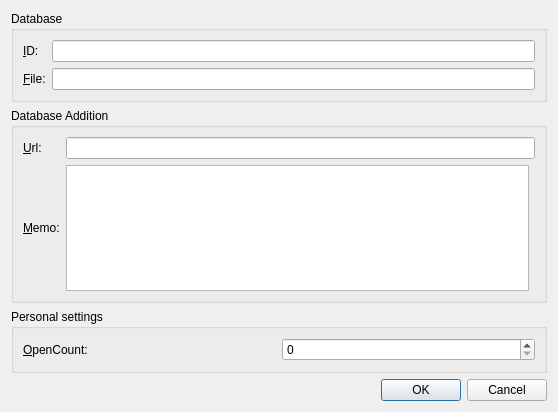
<?xml version="1.0" encoding="UTF-8"?>
<ui version="4.0">
 <class>ItemPropertyDialog</class>
 <widget class="QDialog" name="ItemPropertyDialog">
  <property name="geometry">
   <rect>
    <x>0</x>
    <y>0</y>
    <width>558</width>
    <height>412</height>
   </rect>
  </property>
  <property name="windowTitle">
   <string>Property</string>
  </property>
  <layout class="QGridLayout" name="gridLayout">
   <item row="8" column="1">
    <widget class="QDialogButtonBox" name="buttonBox">
     <property name="sizePolicy">
      <sizepolicy hsizetype="Expanding" vsizetype="Fixed">
       <horstretch>2</horstretch>
       <verstretch>0</verstretch>
      </sizepolicy>
     </property>
     <property name="orientation">
      <enum>Qt::Horizontal</enum>
     </property>
     <property name="standardButtons">
      <set>QDialogButtonBox::Cancel|QDialogButtonBox::Ok</set>
     </property>
    </widget>
   </item>
   <item row="6" column="1">
    <spacer name="verticalSpacer">
     <property name="orientation">
      <enum>Qt::Vertical</enum>
     </property>
     <property name="sizeHint" stdset="0">
      <size>
       <width>20</width>
       <height>40</height>
      </size>
     </property>
    </spacer>
   </item>
   <item row="1" column="0" colspan="2">
    <widget class="QGroupBox" name="groupDb">
     <property name="title">
      <string>Database</string>
     </property>
     <layout class="QGridLayout" name="gridLayout_2">
      <item row="0" column="0">
       <widget class="QLabel" name="labelID">
        <property name="text">
         <string>&amp;ID:</string>
        </property>
        <property name="buddy">
         <cstring>lineID</cstring>
        </property>
       </widget>
      </item>
      <item row="1" column="0">
       <widget class="QLabel" name="labelFile">
        <property name="text">
         <string>&amp;File:</string>
        </property>
        <property name="buddy">
         <cstring>lineFile</cstring>
        </property>
       </widget>
      </item>
      <item row="1" column="1">
       <widget class="QLineEdit" name="lineFile"/>
      </item>
      <item row="0" column="1">
       <widget class="QLineEdit" name="lineID"/>
      </item>
     </layout>
    </widget>
   </item>
   <item row="2" column="0" colspan="2">
    <widget class="QGroupBox" name="groupDbAddition">
     <property name="title">
      <string>Database Addition</string>
     </property>
     <layout class="QGridLayout" name="gridLayout_3">
      <item row="0" column="0">
       <widget class="QLabel" name="labelUrl">
        <property name="text">
         <string>&amp;Url:</string>
        </property>
        <property name="buddy">
         <cstring>lineUrl</cstring>
        </property>
       </widget>
      </item>
      <item row="1" column="0">
       <widget class="QLabel" name="labelMemo">
        <property name="text">
         <string>&amp;Memo:</string>
        </property>
        <property name="buddy">
         <cstring>plainTextMemo</cstring>
        </property>
       </widget>
      </item>
      <item row="1" column="1">
       <widget class="QPlainTextEdit" name="plainTextMemo"/>
      </item>
      <item row="0" column="1" colspan="2">
       <widget class="QLineEdit" name="lineUrl"/>
      </item>
     </layout>
    </widget>
   </item>
   <item row="5" column="0" colspan="2">
    <widget class="QGroupBox" name="groupPersonal">
     <property name="title">
      <string>Personal settings</string>
     </property>
     <layout class="QGridLayout" name="gridLayout_4">
      <item row="1" column="1">
       <widget class="QSpinBox" name="sbOpenCount"/>
      </item>
      <item row="1" column="0">
       <widget class="QLabel" name="labelOpenCount">
        <property name="text">
         <string>&amp;OpenCount:</string>
        </property>
        <property name="buddy">
         <cstring>sbOpenCount</cstring>
        </property>
       </widget>
      </item>
     </layout>
    </widget>
   </item>
  </layout>
 </widget>
 <resources/>
 <connections>
  <connection>
   <sender>buttonBox</sender>
   <signal>accepted()</signal>
   <receiver>ItemPropertyDialog</receiver>
   <slot>accept()</slot>
   <hints>
    <hint type="sourcelabel">
     <x>307</x>
     <y>402</y>
    </hint>
    <hint type="destinationlabel">
     <x>157</x>
     <y>274</y>
    </hint>
   </hints>
  </connection>
  <connection>
   <sender>buttonBox</sender>
   <signal>rejected()</signal>
   <receiver>ItemPropertyDialog</receiver>
   <slot>reject()</slot>
   <hints>
    <hint type="sourcelabel">
     <x>375</x>
     <y>402</y>
    </hint>
    <hint type="destinationlabel">
     <x>286</x>
     <y>274</y>
    </hint>
   </hints>
  </connection>
 </connections>
</ui>
